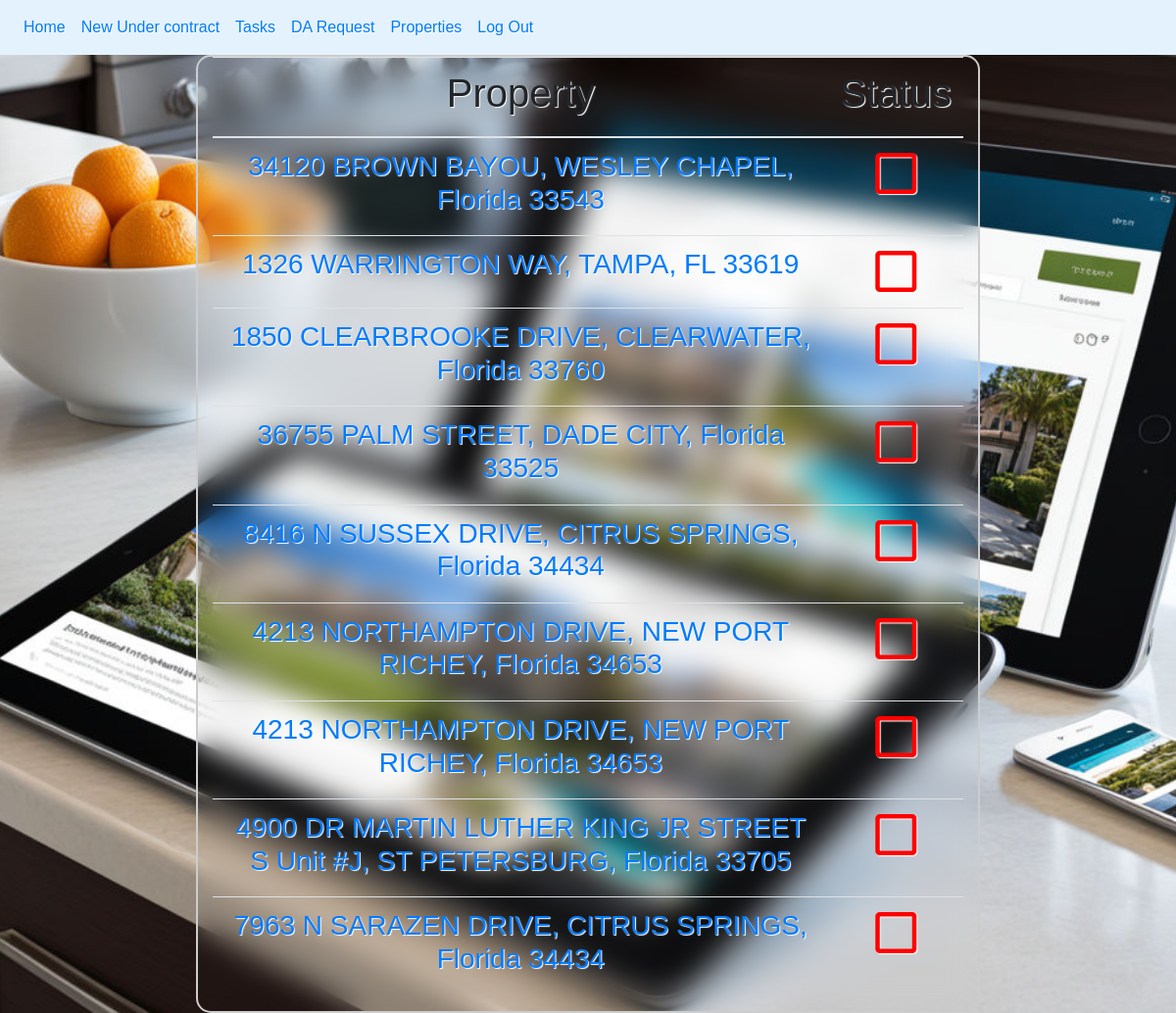
Page /tasks/ (signed in) on the committed database.
### Emails/models.py (models this page shows, shortened)
class UnderContract(models.Model):
    address = models.CharField(max_length = 150, verbose_name = "Property")
    category = models.CharField(max_length = 20, choices = [("Buyer","Buyer"),("Seller","seller")], verbose_name = "Buyer/Seller")
    flex_organic = models.CharField(max_length=20, choices=[("Flex", "Flex"),("Team Lead","Team Lead"),("Organic","Organic")], verbose_name= "Flex/Organic")
    effective_date = models.DateField(verbose_name = "Effective Date")
    closing_date = models.DateField(null = True, verbose_name = "Closing date")
    price = models.DecimalField(max_digits=20, decimal_places=2, verbose_name="Sale Price")
    escrow = models.DecimalField(max_digits=10, decimal_places=2, verbose_name="Escrow")
    commission = models.DecimalField(max_digits=5, decimal_places=2, verbose_name="Commission")
    mls_fee = models.DecimalField(max_digits=6, decimal_places=2, verbose_name="MLS Fee")
    loop_closed = models.BooleanField(default=False, verbose_name="Loop Closed")
    notion_closed = models.BooleanField(default=False, verbose_name="Notion closed")
    flex_closed = models.BooleanField(default=False, verbose_name="Flex Tracker Updated")
    zillow_closed = models.BooleanField(default=False, verbose_name="Zillow Closed")
    kyn = models.BooleanField(default=False, verbose_name="Know Your Numbers Updated")
    close_pending = models.BooleanField(default=False, verbose_name="MVT Close and Pending Updated")
    notion = models.BooleanField(default = False, verbose_name = "Notion")
    congratulations = models.BooleanField(default = False, verbose_name = "Congrats Email")
    calendar = models.BooleanField(default = False, verbose_name = "Calendar Invites")
    flex_tracker = models.BooleanField(default = False, verbose_name = "Flex Tracker")
    loop = models.BooleanField(default = False, verbose_name = "Loop Created")
    da_requested = models.BooleanField(default = False, verbose_name = "DA requested")
    completed = models.BooleanField(verbose_name = "Completado")
    closed = models.BooleanField(default=False,verbose_name="Closed Deal")

### Emails/views.py (the view)
# urls.py: path("tasks/", views.tasks, name="tasks"),
@login_required
def tasks(request):
    properties = UnderContract.objects.filter(completed = False).order_by("closing_date")
    return render(request, "tasks.html", {'properties':properties,"encabezado":"Pendings"})

### Emails/templates/tasks.html (shortened to what this page needs)
{% extends "base.html" %}
{% block content %}
<table class="table">
    <thead>
        <tr>
            <th><h1>Property</h1></th>
            <th><h1>Status</h1></th>
        </tr>
    </thead>
    <tbody>
        {% for property in properties %}
        <tr>
            <td><h3><a href="{% url 'checklist' property.id %}">{{property.address}}</a></h3></td>
            <td>{% if property.completed %}<i class="fa fa-check-square-o" style="font-size: 48px; color: green;"></i>{% else %}<i class="far fa-square" style="font-size: 48px; color: red;"></i>{% endif %}</td>
            </tr>
        {% endfor %}
    </tbody>
</table>
{% endblock  %}

### Emails/templates/base.html (shortened to what this page needs)
<!DOCTYPE html>
<html lang="en">
<head>
	{% load static %}
	<link rel="stylesheet" href="https://cdn.jsdelivr.net/npm/bootstrap@4.6.2/dist/css/bootstrap.min.css">
	<link rel="stylesheet" type="text/css" href="{% static 'css/estilos.css' %}">
	<link rel="stylesheet" href="https://use.fontawesome.com/releases/v5.12.1/css/all.css">
	<link rel="stylesheet" href="https://cdnjs.cloudflare.com/ajax/libs/font-awesome/4.7.0/css/font-awesome.min.css">
</head>
<body>
	{% load humanize %}
	{% include 'navbar.html' %}
	<div class="container container-fluid">
		{% block content %}
		{% endblock %}
	</div>
</body>
</html>

### Emails/templates/navbar.html
{% load static %}
<nav class="navbar navbar-expand"  style="background-color: #e3f2fd;">
  <div class="container-fluid">
    <div class="collapse navbar-collapse" id="navbarNav">
      <ul class="navbar-nav">
        <li class="nav-item">
          <a class="nav-link" href="{% url 'home' %}">Home</a>
        </li>
        {% if user.is_authenticated %}
        <li class="nav-item">
          <a href="{% url 'under contract' %}" class="nav-link">New Under contract</a>
        </li>
        <li class="nav-item">
          <a href="{% url 'tasks' %}" class="nav-link">Tasks</a>
        </li>
        <li class="nav-item">
          <a href="{% url 'DA' %}" class="nav-link">DA Request</a>
        </li>
        <li class="nav-item">
          <a href="{% url 'Properties' %}" class="nav-link">Properties</a>
        </li>
        <li class="nav-item">
          <a href="{% url 'log out' %}" class="nav-link">Log Out</a>
        </li>
        {% else %}
        <li class="nav-item">
          <a class="nav-link" href="{% url 'ingreso' %}">Sign Up | Log in</a>
        </li>
        {% endif %}
      </ul>
    </div>
  </div>
</nav>

### static/css/estilos.css (style rules this page uses)
* { margin: 0; padding: 0; box-sizing: border-box; font-family: 'Monserrat', sans-serif; }
body { background-size: cover; background-position: 20% 20%; background-attachment: fixed; background-image: url("../img/fondo31.png"); text-shadow: 1px 1px 1px white; }
*::before, *::after { box-sizing: border-box; }
table { align-items: center; text-align: center; }
.container { max-width: 800px; border-radius: 15px; backdrop-filter: blur(15px); border: 2px solid #ccc; }

### rows in the picture
UnderContract: address "34120 BROWN BAYOU, WESLEY CHAPEL, Florida 33543", completed False (drawn)
UnderContract: address "1326 WARRINGTON WAY, TAMPA, FL 33619", completed False (drawn)
UnderContract: address "1850 CLEARBROOKE DRIVE, CLEARWATER, Florida 33760", completed False (drawn)
UnderContract: address "36755 PALM STREET, DADE CITY, Florida 33525", completed False (drawn)
UnderContract: address "8416 N SUSSEX DRIVE, CITRUS SPRINGS, Florida 34434", completed False (drawn)
UnderContract: address "4213 NORTHAMPTON DRIVE, NEW PORT RICHEY, Florida 34653", completed False (drawn)
UnderContract: address "4213 NORTHAMPTON DRIVE, NEW PORT RICHEY, Florida 34653", completed False (drawn)
UnderContract: address "4900 DR MARTIN LUTHER KING JR STREET S Unit #J, ST PETERSBURG, Florida 33705", completed False (drawn)
UnderContract: address "7963 N SARAZEN DRIVE, CITRUS SPRINGS, Florida 34434", completed False (drawn)
